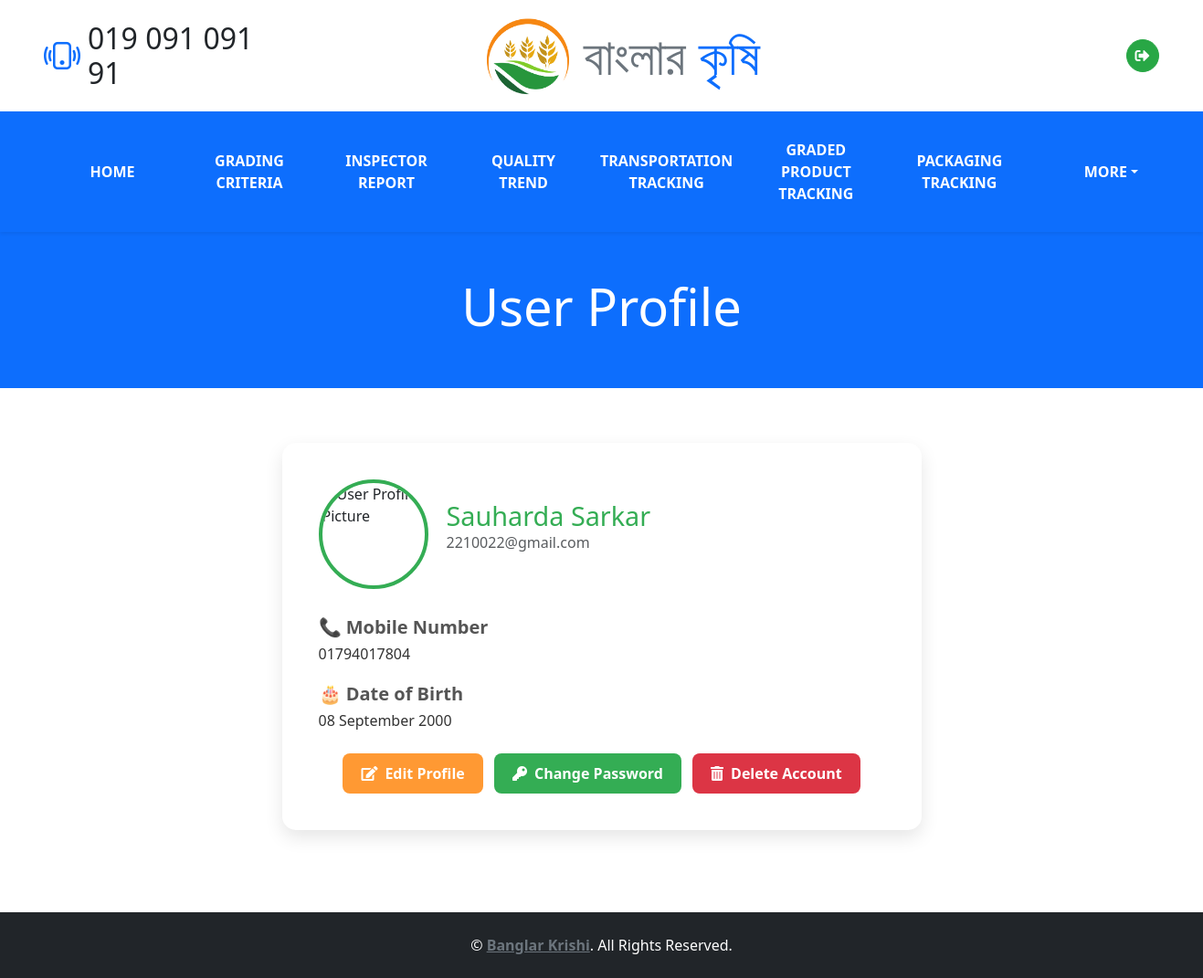
/profile.php (signed in), run on the app's committed database.
### tables this page shows
CREATE TABLE `user` (
  `userID` varchar(10) NOT NULL,
  `name` varchar(100) NOT NULL,
  `email` varchar(100) NOT NULL,
  `password` varchar(100) NOT NULL,
  `phone` varchar(13) NOT NULL,
  `dob` date NOT NULL,
  `c_password` varchar(100) NOT NULL
);

### profile.php (the view, shortened to what this page needs)
<?php
$servername = "localhost";
$username = "root";
$password = "";
$database = "agriculturesupplychain";
$conn = mysqli_connect($servername, $username, $password, $database);
$userID = $_SESSION['userID'];
$sql = "SELECT * FROM user WHERE userID = '$userID'";
$result = mysqli_query($conn, $sql);
$userData = mysqli_fetch_assoc($result);
?>
<!DOCTYPE html>
<html lang="en">
<head>
    <link href="https://cdnjs.cloudflare.com/ajax/libs/font-awesome/5.15.0/css/all.min.css" rel="stylesheet">
    <link href="https://cdn.jsdelivr.net/npm/bootstrap-icons@1.4.1/font/bootstrap-icons.css" rel="stylesheet">
    <link href="css/bootstrap.min.css" rel="stylesheet">
    <link href="css/style.css" rel="stylesheet">
</head>
<body>
<div class="container-fluid px-5 d-none d-lg-block">
    <div class="row gx-5 py-3 align-items-center">
        <div class="col-lg-3">
            <div class="d-flex align-items-center justify-content-start">
                <i class="bi bi-phone-vibrate fs-1 text-primary me-2"></i>
                <h2 class="mb-0">019 091 091 91</h2>
            </div>
        </div>
        <div class="col-lg-6">
                <div class="d-flex align-items-center justify-content-center">
                    <a href="home.php" class="navbar-brand ms-lg-5 d-flex align-items-center">
                        <img src="img/Logo.png" alt="Banglar Krishi Logo" class="me-3" style="height: 90px; width: auto;">
                        <h1 class="m-0 display-4 text-primary"><span class="text-secondary">বাংলার </span>কৃষি</h1>
                    </a>
                </div>
            </div>
        <div class="col-lg-3">
            <div class="d-flex align-items-center justify-content-end">
                <a class="btn btn-success btn-square rounded-circle logout-btn" href="logout.php" title="Logout">
                    <i class="fas fa-sign-out-alt"></i>
                </a>
            </div>
        </div>
    </div>
</div>
<nav class="navbar navbar-expand-lg bg-primary navbar-dark shadow-sm py-3 py-lg-0 px-3 px-lg-5">
    <div class="collapse navbar-collapse" id="navbarCollapse">
        <div class="navbar-nav mx-auto py-0 d-flex align-items-center text-center">
            <a href="home.php" class="nav-item nav-link px-3">Home</a>
            <a href="gradingCriteria.php" class="nav-item nav-link px-3">Grading Criteria</a>
            <a href="qualityReport.php" class="nav-item nav-link px-3">Inspector Report</a>
            <a href="qualityTrendAnalysis.php" class="nav-item nav-link px-3">Quality Trend</a>
            <a href="transportationTracking.php" class="nav-item nav-link px-3">Transportation Tracking</a>
            <a href="trackingOfGradedProducts.php" class="nav-item nav-link px-3">Graded Product Tracking</a>
            <a href="packagingTrackingSystem.php" class="nav-item nav-link px-3">Packaging Tracking</a>
            <div class="nav-item dropdown px-3">
                <a href="#" class="nav-link dropdown-toggle" data-bs-toggle="dropdown">More</a>
            </div>
        </div>
    </div>
</nav>
<div class="container-fluid bg-primary py-5 bg-hero mb-5">
    <div class="container h-100 d-flex align-items-center justify-content-center">
        <div class="row">
            <div class="col-12 text-center">
                <h1 class="display-4 text-white">User Profile</h1>
            </div>
        </div>
    </div>
</div>
<div class="container">
    <div class="profile-container">
        <div class="profile-header">
            <img src="img/default-profile.jpg" alt="User Profile Picture">
            <div>
                <h2><?php echo $userData['name']; ?></h2>
                <p class="text-muted"><?php echo $userData['email']; ?></p>
            </div>
        </div>
        <div class="profile-details">
            <h5>📞 Mobile Number</h5>
            <p><?php echo $userData['phone']; ?></p>
            <h5>🎂 Date of Birth</h5>
            <p><?php echo date('d F Y', strtotime($userData['dob'])); ?></p>
        </div>
        <div class="text-center mt-4">
            <button class="edit-btn" data-bs-toggle="modal" data-bs-target="#editProfileModal">
                <i class="fas fa-edit me-2"></i>Edit Profile
            </button>
            <button class="password-btn ms-2" data-bs-toggle="modal" data-bs-target="#changePasswordModal">
                <i class="fas fa-key me-2"></i>Change Password
            </button>
            <button class="delete-btn ms-2" data-bs-toggle="modal" data-bs-target="#deleteAccountModal">
                <i class="fas fa-trash-alt me-2"></i>Delete Account
            </button>
        </div>
    </div>
</div>
<div class="container-fluid bg-dark text-white py-4">
    <div class="container text-center">
        <p class="mb-0">&copy; <a class="text-secondary fw-bold" href="#">Banglar Krishi</a>. All Rights Reserved.</p>
    </div>
</div>
</body>
</html>

### css/style.css (style rules this page uses)
:root { --primary: #34AD54; --secondary: #FF9933; --light: #F6FFF2; --dark: #263A4F; }
.btn { font-family: 'Roboto', sans-serif; letter-spacing: 1px; font-weight: 700; transition: .5s; }
.btn-square { width: 36px; height: 36px; }
.btn-square, .btn-sm-square, .btn-lg-square { padding-left: 0; padding-right: 0; text-align: center; }
.navbar-dark .navbar-nav .nav-link { padding: 30px 15px; font-size: 16px; font-weight: 600; color: #FFFFFF; text-transform: uppercase; transition: .5s; }

### profile.php (style rules this page uses)
.logout-btn { background-color: #28a745; border-color: #28a745; transition: background-color 0.3s ease, border-color 0.3s ease; }
.profile-container { max-width: 700px; margin: 60px auto; background: white; border-radius: 15px; box-shadow: 0 8px 20px rgba(0,0,0,0.1); padding: 40px; }
.profile-header { display: flex; align-items: center; gap: 20px; margin-bottom: 30px; }
.profile-header img { width: 120px; height: 120px; border-radius: 50%; object-fit: cover; border: 4px solid #34AD54; }
.profile-header h2 { margin: 0; font-size: 1.8rem; color: #34AD54; }
.profile-details { margin-top: 20px; }
.profile-details h5 { color: #555; margin-bottom: 5px; font-weight: 600; }
.profile-details p { margin-bottom: 20px; font-size: 1rem; color: #333; }
.edit-btn { background-color: #FF9933; color: white; border: none; padding: 10px 20px; font-weight: 600; border-radius: 8px; transition: background-color 0.3s ease; }
.password-btn { background-color: #34AD54; color: white; border: none; padding: 10px 20px; font-weight: 600; border-radius: 8px; transition: background-color 0.3s ease; }
.delete-btn { background-color: #dc3545; color: white; border: none; padding: 10px 20px; font-weight: 600; border-radius: 8px; transition: background-color 0.3s ease; }
.navbar-nav .nav-link, .navbar-nav .dropdown-toggle { display: flex; align-items: center; justify-content: center; height: 100%; min-width: 150px; text-align: center; }

### data on the page
user: name "Sauharda Sarkar", email "2210022@gmail.com", phone "01794017804", dob "08 September 2000"
